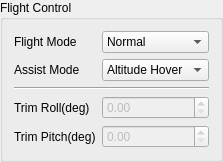
         <widget class="QGroupBox" name="group_box_flight_control">
          <property name="title">
           <string>Flight Control</string>
          </property>
          <layout class="QGridLayout" name="gridLayout_13">
           <item row="0" column="1">
            <widget class="QLabel" name="label_flight_mode_in">
             <property name="text">
              <string>Flight Mode</string>
             </property>
            </widget>
           </item>
           <item row="3" column="2">
            <widget class="QDoubleSpinBox" name="double_spin_box_trim_roll">
             <property name="enabled">
              <bool>false</bool>
             </property>
            </widget>
           </item>
           <item row="0" column="2">
            <widget class="QComboBox" name="combo_box_flight_mode">
             <item>
              <property name="text">
               <string>Normal</string>
              </property>
             </item>
             <item>
              <property name="text">
               <string>Advanced</string>
              </property>
             </item>
            </widget>
           </item>
           <item row="1" column="2">
            <widget class="QComboBox" name="combo_box_assist_mode">
             <item>
              <property name="text">
               <string>Altitude Hover</string>
              </property>
             </item>
             <item>
              <property name="text">
               <string>Height Hover</string>
              </property>
             </item>
            </widget>
           </item>
           <item row="2" column="1" colspan="2">
            <widget class="Line" name="line_flight_status">
             <property name="orientation">
              <enum>Qt::Horizontal</enum>
             </property>
            </widget>
           </item>
           <item row="3" column="1">
            <widget class="QLabel" name="label_trim_roll">
             <property name="text">
              <string>Trim Roll(deg)</string>
             </property>
            </widget>
           </item>
           <item row="1" column="1">
            <widget class="QLabel" name="label_assist_mode">
             <property name="text">
              <string>Assist Mode</string>
             </property>
            </widget>
           </item>
           <item row="4" column="1">
            <widget class="QLabel" name="label_trim_pitch">
             <property name="text">
              <string>Trim Pitch(deg)</string>
             </property>
            </widget>
           </item>
           <item row="4" column="2">
            <widget class="QDoubleSpinBox" name="double_spin_box_trim_pitch">
             <property name="enabled">
              <bool>false</bool>
             </property>
            </widget>
           </item>
          </layout>
         </widget>
